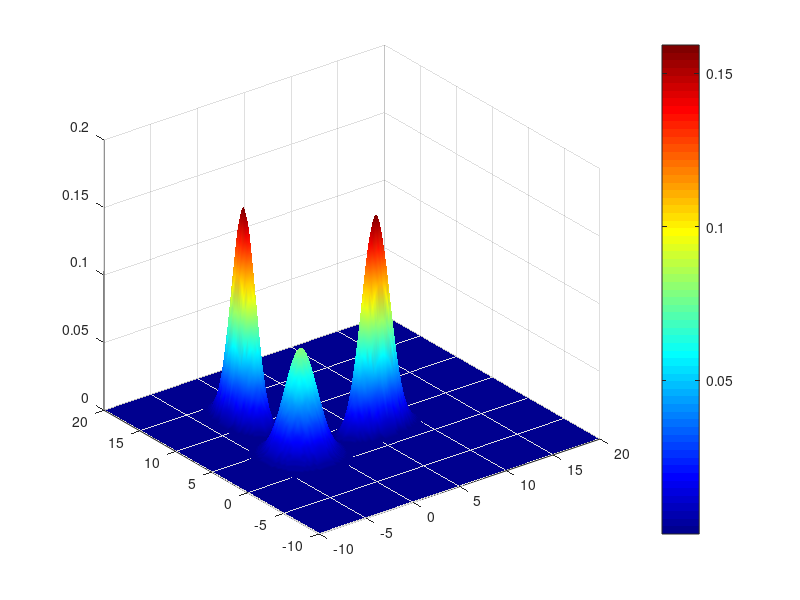
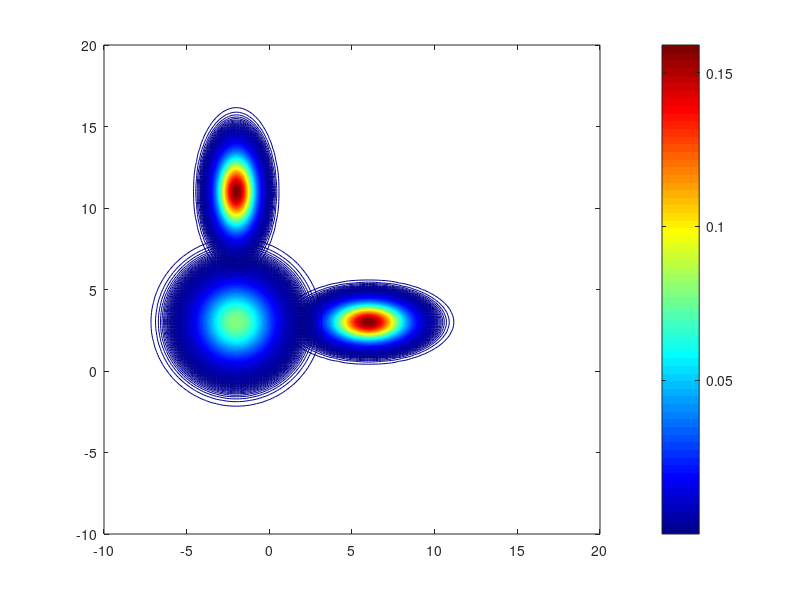

Source code (MATLAB) for these figures, in order:
clear all;close all;
%
% Exercise 7: Question 1
%
m1=[3;6];
m2=[3;-2];
m3=[11;-2];
s1=[0.5 0;0 2];
s2=[2 0;0 2];
s3=[2 0;0 0.5];

x=-10:0.2:20;
n=length(x);
m=input('Resolution of the contour?(1 to 3 fast) = ');
I=2;
%% Calculate the features with the Multivariate I-dimensional Gaussian pDF equation
% First feature
p_x_1=zeros(n,n);
for i=1:n
    for j=1:n
        p_x_1(i,j)=(1/(((2*pi)^(I/2))*sqrt(det(s1))))*exp(-0.5*([x(i);x(j)]-m1)'*inv(s1)*([x(i);x(j)]-m1));
    end
end
% Second feature
p_x_2=zeros(n,n);
for i=1:n
    for j=1:n
        p_x_2(i,j)=(1/(((2*pi)^(I/2))*sqrt(det(s2))))*exp(-0.5*([x(i);x(j)]-m2)'*inv(s2)*([x(i);x(j)]-m2));
    end
end
% Third feature
p_x_3=zeros(n,n);
for i=1:n
    for j=1:n
        p_x_3(i,j)=(1/(((2*pi)^(I/2))*sqrt(det(s3))))*exp(-0.5*([x(i);x(j)]-m3)'*inv(s3)*([x(i);x(j)]-m3));
    end
end
%% Representations
figure
surf(x,x,p_x_1)
hold on
surf(x,x,p_x_2)
hold on
surf(x,x,p_x_3)
shading interp 
colormap(jet)
colorbar
figure
contour(x,x,p_x_1,n*m)
hold on
contour(x,x,p_x_2,n*m)
hold on
contour(x,x,p_x_3,n*m)
colormap(jet)
colorbar
